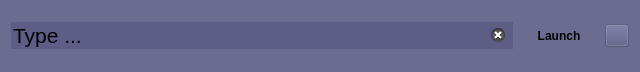
<?xml version="1.0" encoding="UTF-8"?>
<ui version="4.0">
 <class>Widget</class>
 <widget class="QWidget" name="Widget">
  <property name="windowModality">
   <enum>Qt::WindowModal</enum>
  </property>
  <property name="geometry">
   <rect>
    <x>0</x>
    <y>0</y>
    <width>640</width>
    <height>72</height>
   </rect>
  </property>
  <property name="maximumSize">
   <size>
    <width>640</width>
    <height>90</height>
   </size>
  </property>
  <property name="windowTitle">
   <string>Form</string>
  </property>
  <property name="windowIcon">
   <iconset theme="preferences-desktop-locale"/>
  </property>
  <property name="styleSheet">
   <string notr="true">background-color: rgba(85, 85, 127, 160);</string>
  </property>
  <layout class="QHBoxLayout" name="horizontalLayout">
   <item>
    <widget class="QLineEdit" name="lineEdit">
     <property name="font">
      <font>
       <pointsize>16</pointsize>
      </font>
     </property>
     <property name="text">
      <string>Type ...</string>
     </property>
     <property name="frame">
      <bool>false</bool>
     </property>
     <property name="dragEnabled">
      <bool>true</bool>
     </property>
     <property name="cursorMoveStyle">
      <enum>Qt::LogicalMoveStyle</enum>
     </property>
     <property name="clearButtonEnabled">
      <bool>true</bool>
     </property>
    </widget>
   </item>
   <item>
    <widget class="QPushButton" name="launchBtn">
     <property name="font">
      <font>
       <bold>true</bold>
      </font>
     </property>
     <property name="text">
      <string>Launch</string>
     </property>
     <property name="autoDefault">
      <bool>true</bool>
     </property>
     <property name="default">
      <bool>true</bool>
     </property>
     <property name="flat">
      <bool>true</bool>
     </property>
    </widget>
   </item>
   <item>
    <widget class="QToolButton" name="hideBtn">
     <property name="styleSheet">
      <string notr="true">background-color: rgba(85, 85, 127, 100);</string>
     </property>
     <property name="text">
      <string/>
     </property>
     <property name="icon">
      <iconset theme="application-exit"/>
     </property>
    </widget>
   </item>
  </layout>
 </widget>
 <resources/>
 <connections/>
</ui>
